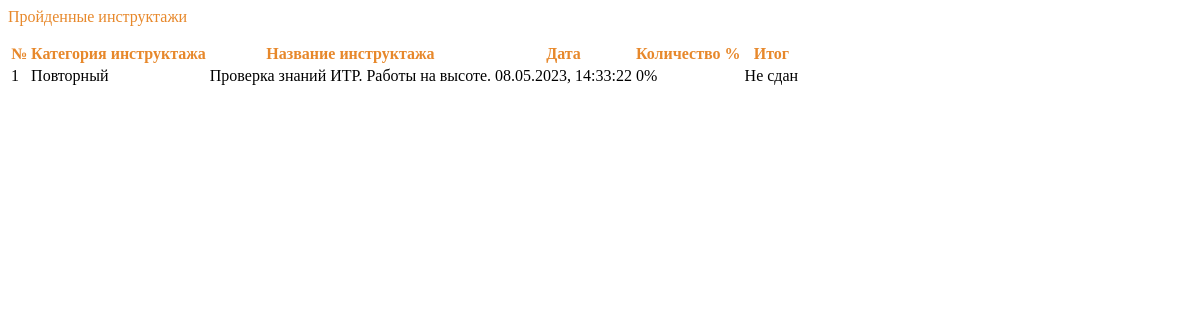
Page /account/profile/passed_inst/ (signed in) on the earlier database version.
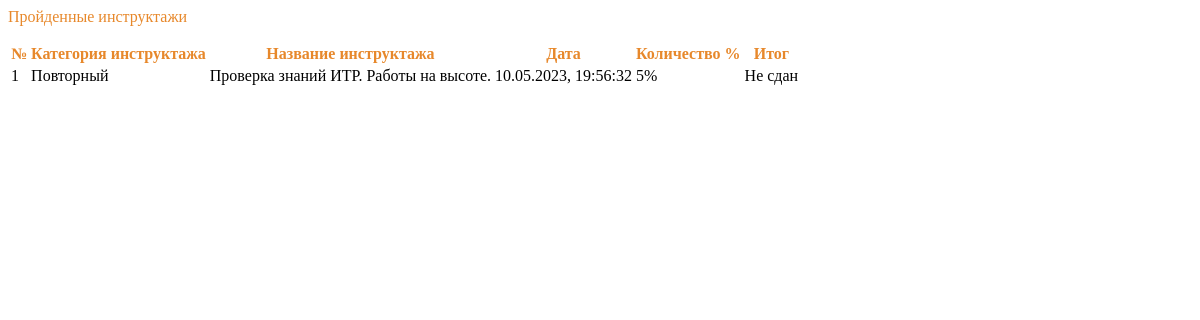
Same page on the later database version.
### initru/models.py (models this page shows, shortened)
class res(models.Model):
    user  = models.ForeignKey(CustomUser, on_delete=models.CASCADE, verbose_name='Пользователь')
    instruction  = models.ForeignKey( inst, on_delete=models.CASCADE, verbose_name='Инструктаж')
    quiz = models.ForeignKey(test, on_delete=models.CASCADE, verbose_name= 'Тест')
    date_instruction = models.DateTimeField('Дата прохождения инструктажа')
    date_instruction_end = models.IntegerField('Прошло дней', null=True)
    result = models.IntegerField( 'Результат в %')
    mark = models.CharField('Прошел', max_length=255)
    attempt  = models.IntegerField('Количество попыток прохождения',)
    class Meta:
        verbose_name = 'Результат'
        verbose_name_plural = 'Результаты'

class inst(models.Model):
    name_instruction = models.CharField(
        'Название инструктажа',
        max_length=64
    )
    date_period = models.IntegerField(
        'Период инструктажа'
    )
    def __str__(self):
        return f'{self.name_instruction}'
    class Meta:
        verbose_name = 'Инструктаж'
        verbose_name_plural = 'Инструктажи'

class test(models.Model):
    instruction = models.ForeignKey( inst, on_delete=models.CASCADE, verbose_name='Инструктаж' )
    name_test = models.CharField( 'Название теста инструктажа', max_length=125 )
    number_of_questions = models.IntegerField('Количество вопросов') ##
    time = models.IntegerField('Ограничение по времени') ##
    required_score_to_pass = models.IntegerField('Рекомендуемый балл в %', help_text='Рекомендуемый балл в %')
    type_user  = models.ForeignKey(typeuser, on_delete=models.CASCADE, verbose_name='Тип пользователя')
    file = models.FileField( 'Файл к тесту', upload_to='instr/', null=True, blank=True)
    stud_groups = models.ForeignKey(Groups, on_delete=models.CASCADE, verbose_name='Группа', null=True, blank=True)
    date_target = models.DateTimeField('Дата назначения',)
    class Meta:
        verbose_name = 'Тест'
        verbose_name_plural = 'Тесты'

### initru/views.py (the view)
# urls.py: path('account/profile/passed_inst/', ProfileView.passedBriefs, name="passed_brief_view"),
    def passedBriefs(request):
        page_name = 'passed_inst.html'
        obj_res = res.objects.filter(
            user=request.user).order_by("-date_instruction")
        values = {'obj': obj_res}
        return render(request, page_name, values)

### initru/templates/passed_inst.html (shortened to what this page needs)
{% load static %}
{% load static %}
<div style = 'max-width: 920px;'>
    <p class=' fs-4' style="font-family: 'Inter-Bold'; color:#E7882B;" >Пройденные инструктажи</p>
    <div>
        <table id='table' class = 'table table-hover table-sm'>
            <thead style = 'cursor: pointer;'>
                <tr style = 'color:#E7882B;'>
                    <th name = 'filterFunc'   scope="col">№</th>
                    <th name = 'filterFunc' data-name = 'instruction'   scope="col">Категория инструктажа</th>
                    <th name = 'filterFunc' data-name = 'quiz'   scope="col" id="name-brief">Название инструктажа</th>
                    <th name = 'filterFunc' data-name = 'date_instruction' id = 'filterFunc'   scope="col">Дата</th>
                    <th name = 'filterFunc' data-name = 'result'   scope="col">Количество %</th>
                    <th name = 'filterFunc' data-name = 'mark' class='text-center'style='color:#E7882B; ' scope="col">Итог</th>
                </tr>
            </thead>
            <tbody id="id_tbody">
                {% for o in obj %}
                    <tr>
                        <td name = 'number-quiz'>{{ forloop.revcounter }}</td>
                        <td>{{ o.instruction }}</td>
                        <td name ='name-quiz' style = 'max-width: 375px;'>{{ o.quiz.name_test }}</td>
                        <td name = 'date-start'>{{ o.date_instruction|date:'d.m.Y, H:i:s' }}</td>
                        <td class = 'text-center'>{{ o.result }}%</td>
                        {% if o.mark == 'Не сдан' %}
                            <td class ='bg-danger text-white text-center'>
                                {{ o.mark }}
                            </td>
                        {% else %}
                            <td class = 'bg-success text-white text-center'>
                                {{ o.mark }}
                            </td>
                        {% endif %}
                    </tr>
                {% empty %}
                    <p style='font-family: "Inter-Bold"; color:#E7882B;'>Пока пусто.</p>
                {% endfor %}
            </tbody>
        </table>
    </div>
</div>

Differences in the rows shown:
changed res "Не сдан": date_instruction "08.05.2023, 14:33:22" → "10.05.2023, 19:56:32"; result "0" → "5"
